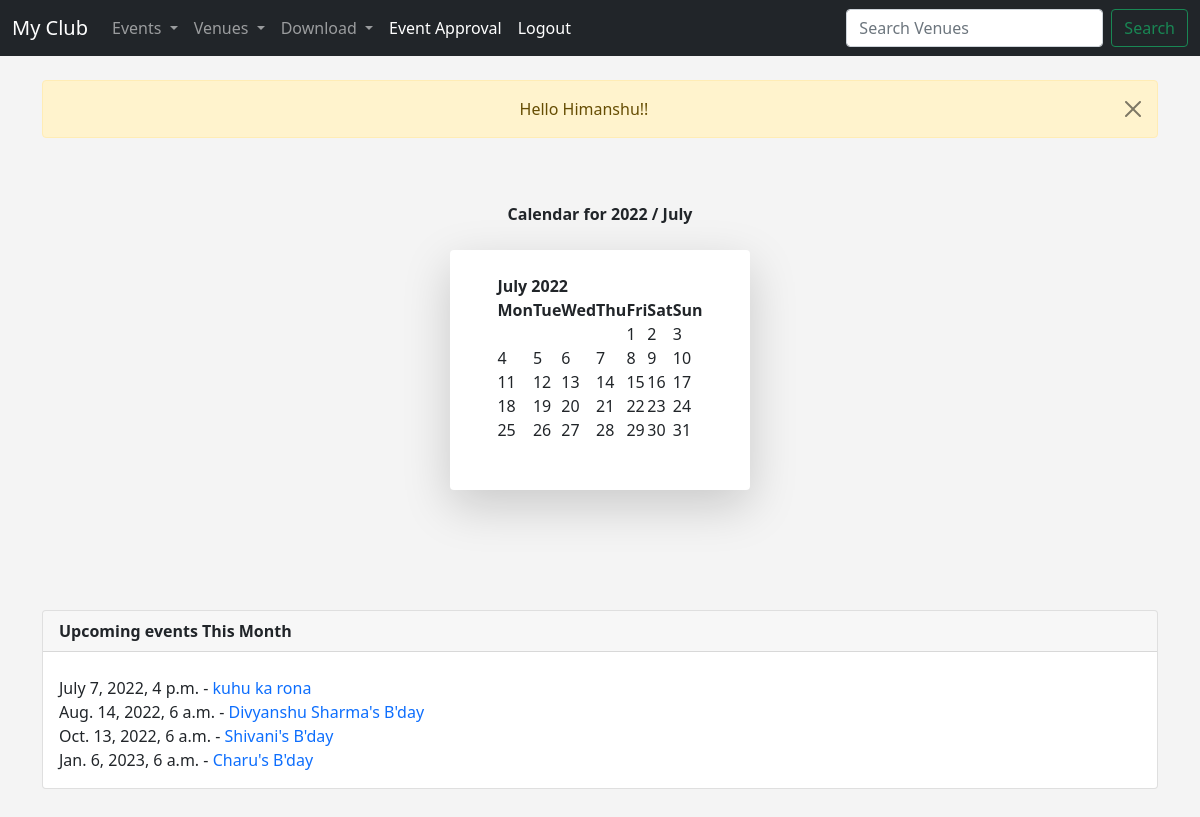
The app's page / (signed in) with its own data.
### events/models.py (models this page shows, shortened)
class Event(models.Model):
    name=models.CharField('Event Name',max_length=120)
    event_date=models.DateTimeField('Event Date ')
    venue= models.ForeignKey(Venue,blank=True,null=True,on_delete=models.CASCADE)
    manager= models.ForeignKey(User,blank=True,null=True,on_delete=models.SET_NULL)
    description=models.TextField(blank=True)
    attendees= models.ManyToManyField(User, null=True,related_name="all_users")
    approved=models.BooleanField("Approced",default=False)
    def __str__(self):
        return self.name

### events/views.py (the view, shortened to what this page needs)
# urls.py: path('',views.home,name='home'),
def home(request,year=datetime.now().year, month=datetime.now().strftime('%B')):
    month=month.capitalize()
    month_number=list(calendar.month_name).index(month)
    cal=HTMLCalendar().formatmonth(year,month_number)
    now=datetime.now()
    time=now.strftime('%I:%M:%S %p')
    if request.user.is_authenticated:
        name=User.objects.get(username=request.user.username).first_name
        event_list=Event.objects.filter(
            event_date__gte =datetime.now(),
            attendees=request.user,
        ).order_by('event_date')
    return render (request,'events/home.html',
    {   'name':name,
        'year':year,
        'month':month,
        "cal":cal,
        "time":time,
        "event_list":event_list,
    })

### events/templates/events/home.html (shortened to what this page needs)
{% extends 'events/base.html' %}
{%block content%}
<center>
    {% if user.is_authenticated %}
    <div class="alert alert-warning alert-dismissible fade show" role="alert">
        Hello {{name}}!!
        <button type="button" class="btn-close" data-bs-dismiss="alert" aria-label="Close"></button>
    </div>
    {%endif%}
    <br><br>
    <b> Calendar for {{year}} / {{month}} </b> <br><br>
    <div class="shadow-lg p-4 mb-5 bg body rounded" style="background: #ffff; max-width: 300px;">
        <center>
            {{cal|safe}} <br>
        </center>
    </div>
</center>
<br><br><br>
{% if user.is_authenticated %}
<div class="card">
    <div class="card-header">
        <b> Upcoming events This Month</b>
    </div>
    <div class="card-body">
        <p class="card-text">
            {%if event_list %}
            {%for event in event_list%}
            {{event.event_date}} - <a href="{% url 'show_event'  event.id %}"
                style="text-decoration: none;">{{event}}</a>
            <br>
            {%endfor%}
            {%else%}
            No Events This Month
            {%endif%}
        </p>
    </div>
</div>
{%endif%}
<br>
{%endblock%}

### events/templates/events/base.html (style rules this page uses)
body { background: #f4f4f4; }

### records on screen
Event: event_date "July 7, 2022, 4 p.m.", name "kuhu ka rona"
Event: event_date "Aug. 14, 2022, 6 a.m.", name "Divyanshu Sharma's B'day"
Event: event_date "Oct. 13, 2022, 6 a.m.", name "Shivani's B'day"
Event: event_date "Jan. 6, 2023, 6 a.m.", name "Charu's B'day"

### other values on screen
{{ name }} "Himanshu"
{{ month }} "July"
{{ cal|safe }} "July 2022 Mon Tue Wed Thu Fri Sat Sun 1 2 3 4 5 6 7 8 9 10 11 12 13 14 15 16 17 18 19 20 21 22 23 24 25 26 27 28 29 30 31"
